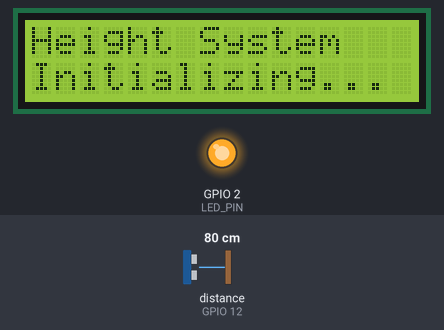
This sketch was run on a simulated ESP8266 (NodeMCU). Shown: 16×2 character LCD, output pins drawn as LEDs (lit = HIGH). Wiring (inferred from the names in the program): ultrasonic range finder: trigger GPIO 14; echo GPIO 12. The test bench sets the inputs (shaded band); at power-on: distance to the obstacle (sensor on GPIO 12) 80 cm. The echo pulse lasts 58.3 µs per cm; WiFi joins after 1.5 s; servers stay silent unless stated; uploads are accepted with an empty reply; pins used as bus, display or sensor lines are not drawn; what the sketch prints to the serial monitor is not drawn.

Above: at 0.2 s.
At 3.8 s:
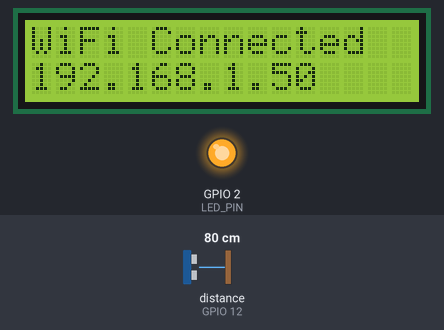
At 6.2 s:
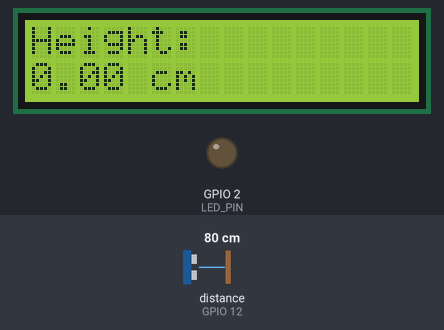
At 9.2 s:
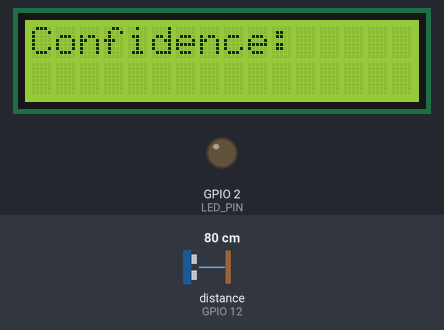
Timing chart, 0 to 39.3 s (numbered marks = the images above):
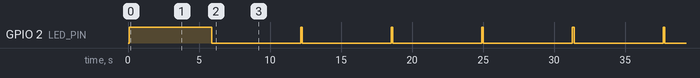

Measured:
- by itself, GPIO 2 (LED_PIN): alternates HIGH for 0.12 s and LOW for 6.3 s
- by itself, everything shown: repeats every 6.4 s, in 4 steps
- what the display in image 0 shows lasts 2.0 s, from 0.2 s to 2.2 s
- what the display in image 2 shows lasts 3.0 s, from 6.1 s to 9.1 s

The sketch:

height_sensor_esp8266.ino
```cpp
/*
 * Human Height Estimation — ESP8266 Firmware + LCD Display
 *
 * NOTE: sensor_height and is_head are configured via the web dashboard only.
 * This firmware only sends raw sensor readings to the server.
 */

 /*
 Ultrasonic
VCC → Vin (5V)
GND → GND
TRIG → D5
ECHO → D6 (via voltage divider)
LCD
VCC → Vin
GND → GND
SDA → D2
SCL → D1
 */

#include <ESP8266WiFi.h>
#include <WiFiClientSecure.h>
#include <ESP8266HTTPClient.h>
#include <ArduinoJson.h>
#include <Wire.h>
#include <LiquidCrystal_I2C.h>

// ============================================================
// LCD CONFIG
// ============================================================
LiquidCrystal_I2C lcd(0x27, 16, 2);  // Change to 0x3F if needed

// ============================================================
// CONFIG — Edit these before flashing
// ============================================================
const char* WIFI_SSID     = "ASN";
const char* WIFI_PASSWORD = "anbu1234";
const char* SERVER_URL    = "https://heightsense-dashboard.onrender.com/predict";

// ⚠️  DO NOT set sensor_height or surface type here.
//     Use the web dashboard to configure these values.
//     The server will apply whatever the dashboard has set.

// ============================================================
// PINS
// ============================================================
const int TRIG_PIN = 14;  // D5
const int ECHO_PIN = 12;  // D6
const int LED_PIN  = 2;   // Built-in LED

// ============================================================
// MEASUREMENT CONFIG
// ============================================================
const int   NUM_READINGS       = 200;
const int   READING_DELAY_MS   = 10;
const int   BATCH_INTERVAL_MS  = 5000;

// ============================================================
// GLOBALS
// ============================================================
long readings[NUM_READINGS];
int  readingCount = 0;
unsigned long lastBatchTime = 0;

WiFiClientSecure wifiClient;  // ✅ Changed from WiFiClient

// ============================================================
// SETUP
// ============================================================
void setup() {
  Serial.begin(115200);
  delay(100);

  pinMode(TRIG_PIN, OUTPUT);
  pinMode(ECHO_PIN, INPUT);
  pinMode(LED_PIN, OUTPUT);
  digitalWrite(LED_PIN, HIGH);

  // LCD INIT
  lcd.init();
  lcd.backlight();
  lcd.setCursor(0, 0);
  lcd.print("Height System");
  lcd.setCursor(0, 1);
  lcd.print("Initializing...");
  delay(2000);
  lcd.clear();

  Serial.println("\n==================================");
  Serial.println(" Height Estimation System v1.0");
  Serial.println("==================================");
  Serial.println(" Config via dashboard only.");

  connectWiFi();

  wifiClient.setInsecure();  // ✅ Skip SSL cert verification (fine for IoT)
}

// ============================================================
// MAIN LOOP
// ============================================================
void loop() {

  if (WiFi.status() != WL_CONNECTED) {
    connectWiFi();
    wifiClient.setInsecure();  // ✅ Re-apply after reconnect
  }

  long dist = takeSingleReading();
  readings[readingCount % NUM_READINGS] = dist;
  readingCount++;

  unsigned long now = millis();
  if (now - lastBatchTime >= BATCH_INTERVAL_MS) {

    int batchSize = min(readingCount, NUM_READINGS);

    if (batchSize < 20) {
      return;
    }

    lastBatchTime = now;
    sendBatchToServer(readings, batchSize);
    readingCount = 0;
  }

  delay(READING_DELAY_MS);
}

// ============================================================
// ULTRASONIC READING
// ============================================================
long takeSingleReading() {

  digitalWrite(TRIG_PIN, LOW);
  delayMicroseconds(2);

  digitalWrite(TRIG_PIN, HIGH);
  delayMicroseconds(10);
  digitalWrite(TRIG_PIN, LOW);

  long duration = pulseIn(ECHO_PIN, HIGH, 30000);

  return duration;
}

// ============================================================
// SEND DATA TO SERVER
// Only sends raw readings — no sensor_height, no is_head.
// Those are managed by the dashboard via /config endpoint.
// ============================================================
void sendBatchToServer(long* data, int count) {

  if (count == 0) return;

  Serial.printf("\n📡 Sending batch of %d readings...\n", count);
  digitalWrite(LED_PIN, LOW);

  // LCD status
  lcd.clear();
  lcd.setCursor(0, 0);
  lcd.print("Sending Data...");

  DynamicJsonDocument doc(NUM_READINGS * 8 + 64);
  JsonArray arr = doc.createNestedArray("readings");

  for (int i = 0; i < count; i++) {
    arr.add(data[i]);
  }

  String payload;
  serializeJson(doc, payload);

  HTTPClient http;
  http.begin(wifiClient, SERVER_URL);  // ✅ Now uses WiFiClientSecure
  http.addHeader("Content-Type", "application/json");
  http.setTimeout(30000);  // ✅ Increased to 30s for Render cold starts

  int httpCode = http.POST(payload);

  if (httpCode == 200) {

    String response = http.getString();

    DynamicJsonDocument resp(512);
    deserializeJson(resp, response);

    float height     = resp["estimated_height"];
    float distance   = resp["estimated_distance"];
    const char* conf = resp["confidence"];

    Serial.println("✅ Prediction received:");
    Serial.printf("   Height:     %.1f cm\n", height);
    Serial.printf("   Distance:   %.1f cm\n", distance);
    Serial.printf("   Confidence: %s\n", conf);

    // ================= LCD DISPLAY =================
    lcd.clear();
    lcd.setCursor(0, 0);
    lcd.print("Height:");
    lcd.setCursor(0, 1);
    lcd.print(height);
    lcd.print(" cm");

    delay(3000);

    lcd.clear();
    lcd.setCursor(0, 0);
    lcd.print("Confidence:");
    lcd.setCursor(0, 1);
    lcd.print(conf);

    delay(3000);

    lcd.clear();
    lcd.setCursor(0, 0);
    lcd.print("Ready...");
  }
  else {
    Serial.printf("❌ HTTP Error: %d\n", httpCode);
    Serial.println(http.errorToString(httpCode));  // ✅ Print human-readable error

    lcd.clear();
    lcd.setCursor(0, 0);
    lcd.print("HTTP Error:");
    lcd.setCursor(0, 1);
    lcd.print(httpCode);
    delay(2000);

    lcd.clear();
    lcd.setCursor(0, 0);
    lcd.print("Ready...");
  }

  http.end();
  digitalWrite(LED_PIN, HIGH);
}

// ============================================================
// WIFI CONNECTION
// ============================================================
void connectWiFi() {

  Serial.printf("\n🔌 Connecting to WiFi: %s\n", WIFI_SSID);

  lcd.clear();
  lcd.setCursor(0, 0);
  lcd.print("Connecting WiFi");

  WiFi.mode(WIFI_STA);
  WiFi.begin(WIFI_SSID, WIFI_PASSWORD);

  int attempts = 0;

  while (WiFi.status() != WL_CONNECTED && attempts < 30) {
    delay(500);
    Serial.print(".");
    lcd.setCursor(0, 1);
    lcd.print("Attempt: ");
    lcd.print(attempts);
    attempts++;
  }

  if (WiFi.status() == WL_CONNECTED) {
    Serial.println("\n✅ WiFi connected!");
    Serial.print("   IP: ");
    Serial.println(WiFi.localIP());

    lcd.clear();
    lcd.setCursor(0, 0);
    lcd.print("WiFi Connected");
    lcd.setCursor(0, 1);
    lcd.print(WiFi.localIP());

    delay(2000);
    lcd.clear();
  }
  else {
    Serial.println("\n⚠️ WiFi failed! Will retry...");

    lcd.clear();
    lcd.setCursor(0, 0);
    lcd.print("WiFi Failed");
    lcd.setCursor(0, 1);
    lcd.print("Retrying...");
    delay(2000);
    lcd.clear();
  }
}
```
